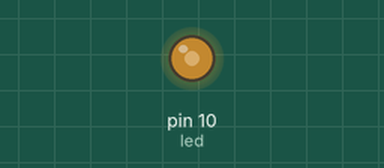
Simulated run of this sketch. Board: Arduino Uno, built with avr-gcc and run on an emulated ATmega328P. On the bench: output pins drawn as LEDs (lit = HIGH).

Above: at 0.27 s.
Timing chart, 0 to 40.0 s (numbered marks = the images above):
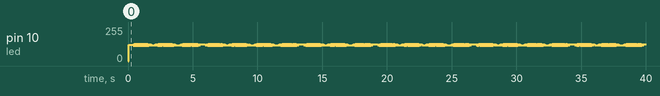

The sketch:

4.1_ale_z_timerem_i_jednym_for.ino
```cpp
#include <TimerOne.h>

int led = 10;

void setup() {
 pinMode(led, OUTPUT);
 Timer1.initialize(975);
 Timer1.attachInterrupt(breathingLED);
}
void loop()
{

}

void breathingLED()
{
  int x = 1;
  for (int i = 0; i > -1; i = i + x)
  {
    Timer1.pwm(led, i);
    if (i == 1023)
    {
      x = -1;
    }
  }
}
```
